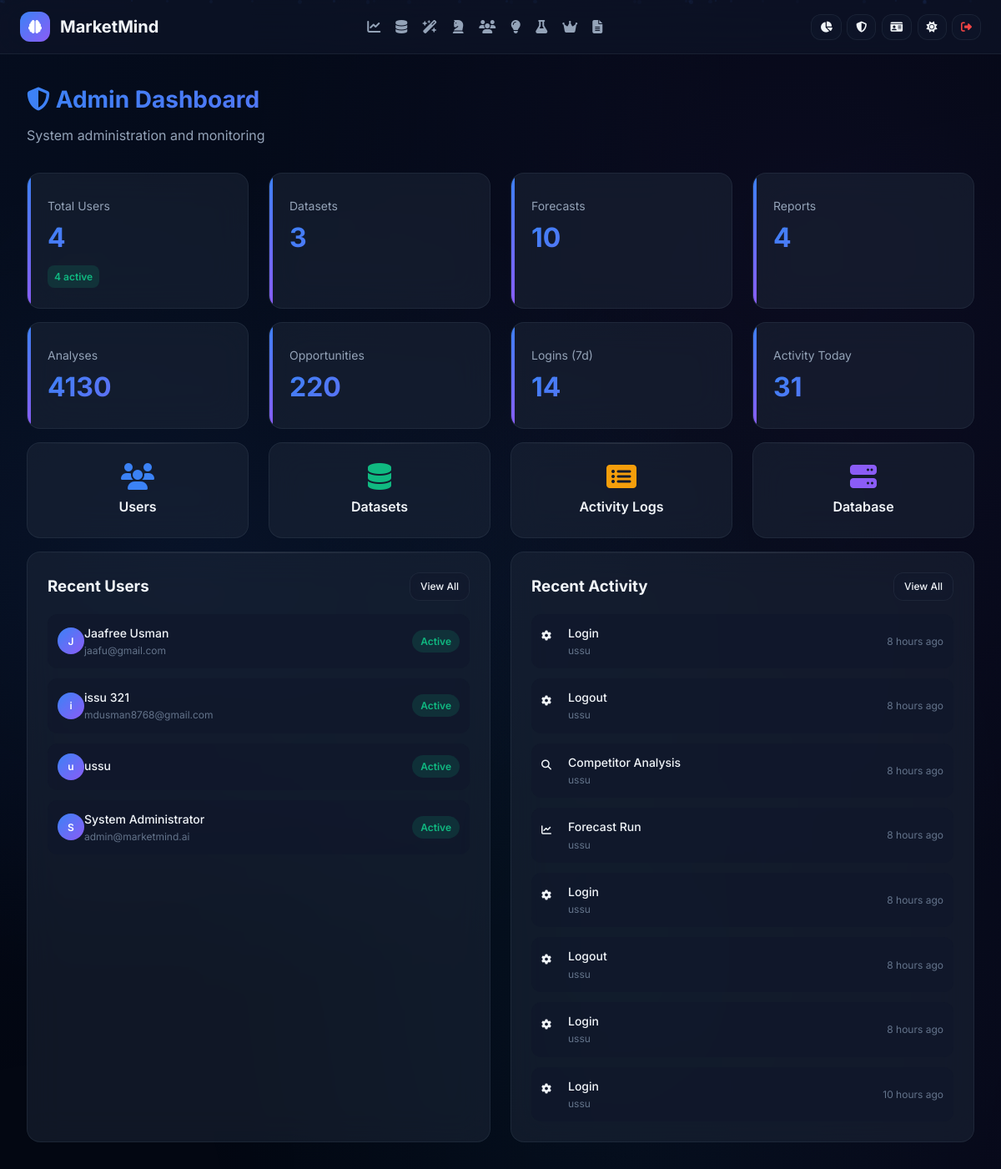
The page /admin (signed in) on the database its author committed.
### database/models.py (models this page shows, shortened)
class User(UserMixin, db.Model):
    __tablename__ = 'users'
    id = db.Column(db.Integer, primary_key=True)
    username = db.Column(db.String(80), unique=True, nullable=False, index=True)
    email = db.Column(db.String(120), unique=True, nullable=False, index=True)
    password_hash = db.Column(db.String(255), nullable=False)
    first_name = db.Column(db.String(50), nullable=True)
    last_name = db.Column(db.String(50), nullable=True)
    role = db.Column(db.String(20), default='user')
    is_active = db.Column(db.Boolean, default=True)
    is_verified = db.Column(db.Boolean, default=False)
    avatar_url = db.Column(db.String(255), nullable=True)
    bio = db.Column(db.Text, nullable=True)
    company = db.Column(db.String(100), nullable=True)
    job_title = db.Column(db.String(100), nullable=True)
    phone = db.Column(db.String(20), nullable=True)
    theme_preference = db.Column(db.String(10), default='dark')
    language = db.Column(db.String(10), default='en')
    timezone = db.Column(db.String(50), default='UTC')
    date_format = db.Column(db.String(20), default='YYYY-MM-DD')
    notification_enabled = db.Column(db.Boolean, default=True)
    two_factor_enabled = db.Column(db.Boolean, default=False)
    api_key = db.Column(db.String(64), unique=True, nullable=True)
    last_login = db.Column(db.DateTime, nullable=True)
    login_count = db.Column(db.Integer, default=0)
    created_at = db.Column(db.DateTime, default=datetime.now)
    updated_at = db.Column(db.DateTime, default=datetime.now, onupdate=datetime.now)
    datasets = db.relationship('Dataset', backref='user', lazy='dynamic', cascade='all, delete-orphan')
    reports = db.relationship('Report', backref='user', lazy='dynamic', cascade='all, delete-orphan')
    forecasts = db.relationship('Forecast', backref='user', lazy='dynamic', cascade='all, delete-orphan')
    activity_logs = db.relationship('ActivityLog', backref='user', lazy='dynamic', cascade='all, delete-orphan')
    login_history = db.relationship('LoginHistory', backref='user', lazy='dynamic', cascade='all, delete-orphan')
    @property
    def is_admin(self):
        return self.role in ['admin', 'superadmin']
    @property
    def full_name(self):
        if self.first_name and self.last_name:
            return f"{self.first_name} {self.last_name}"
        return self.username

class ActivityLog(db.Model):
    __tablename__ = 'activity_logs'
    id = db.Column(db.Integer, primary_key=True)
    user_id = db.Column(db.Integer, db.ForeignKey('users.id'), nullable=False, index=True)
    action = db.Column(db.String(100), nullable=False)
    details = db.Column(db.Text, nullable=True)
    ip_address = db.Column(db.String(45), nullable=True)
    user_agent = db.Column(db.String(255), nullable=True)
    created_at = db.Column(db.DateTime, default=datetime.now)

### app.py (the view)
@app.route('/admin')
@login_required
def admin_dashboard():
    if not current_user.is_admin:
        abort(403)
    if not MODULES_AVAILABLE['models']:
        return render_template('admin/dashboard.html', stats={}, recent_users=[], recent_activity=[], db_info={})
    stats = {
        'total_users': User.query.count(),
        'active_users': User.query.filter_by(is_active=True).count(),
        'total_datasets': Dataset.query.count(),
        'total_forecasts': Forecast.query.count(),
        'total_reports': Report.query.count(),
        'total_analyses': CompetitorAnalysis.query.count(),
        'total_opportunities': Opportunity.query.count(),
        'recent_logins': LoginHistory.query.filter(
            LoginHistory.created_at >= datetime.now() - timedelta(days=7)
        ).count(),
        'activities_today': ActivityLog.query.filter(
            ActivityLog.created_at >= datetime.now() - timedelta(days=1)
        ).count()
    }
    recent_users = User.query.order_by(User.created_at.desc()).limit(10).all()
    recent_activity = ActivityLog.query.order_by(ActivityLog.created_at.desc()).limit(20).all()
    db_info = {
        'size': get_db_size('marketmind.db'),
        'tables': ['users', 'datasets', 'forecasts', 'reports', 'competitor_analyses',
                  'consumer_insights', 'opportunities', 'scenario_simulations',
                  'activity_logs', 'login_history', 'analytics_cache', 'system_settings']
    }
    return render_template('admin/dashboard.html', stats=stats, recent_users=recent_users,
                         recent_activity=recent_activity, db_info=db_info)

### app.py (called while the page is built)
@app.context_processor
def inject_globals():
    return {
        'now': datetime.now(),
        'format_number': format_number,
        'format_currency': format_currency,
        'format_percentage': format_percentage,
        'score_to_color': score_to_color,
        'score_to_rating': score_to_rating,
        'time_ago': time_ago
    }

@login_manager.user_loader
def load_user(user_id):
    if MODULES_AVAILABLE['models']:
        return User.query.get(int(user_id))
    return None

@app.before_request
def before_request():
    if current_user.is_authenticated and MODULES_AVAILABLE['models']:
        current_user.updated_at = datetime.now()
        db.session.commit()

### utils.py (called while the page is built)
def time_ago(dt: datetime) -> str:
    if not dt:
        return "Unknown"
    now = datetime.now()
    diff = now - dt
    seconds = int(diff.total_seconds())
    if seconds < 60:
        return "Just now"
    elif seconds < 3600:
        return f"{seconds // 60} minute{'s' if seconds // 60 != 1 else ''} ago"
    elif seconds < 86400:
        return f"{seconds // 3600} hour{'s' if seconds // 3600 != 1 else ''} ago"
    elif seconds < 604800:
        return f"{seconds // 86400} day{'s' if seconds // 86400 != 1 else ''} ago"
    elif seconds < 2592000:
        return f"{seconds // 604800} week{'s' if seconds // 604800 != 1 else ''} ago"
    return f"{seconds // 2592000} month{'s' if seconds // 2592000 != 1 else ''} ago"

def get_db_size(db_path: str) -> str:
    try:
        size = os.path.getsize(db_path)
        if size < 1024:
            return f"{size} B"
        elif size < 1024 * 1024:
            return f"{size / 1024:.2f} KB"
        elif size < 1024 * 1024 * 1024:
            return f"{size / (1024 * 1024):.2f} MB"
        return f"{size / (1024 * 1024 * 1024):.2f} GB"
    except Exception:
        return "Unknown"

### templates/admin/dashboard.html (shortened to what this page needs)
{% extends 'base.html' %}
{% block content %}
<div class="page-container">
    <div class="page-header">
        <h1><i class="fas fa-shield-halved" style="color: var(--accent-purple);"></i> Admin Dashboard</h1>
        <p>System administration and monitoring</p>
    </div>
    <div class="grid-4 mb-4">
        <div class="kpi-card"><div class="kpi-label">Total Users</div><div class="kpi-value">{{ stats.total_users }}</div><div class="kpi-change positive">{{ stats.active_users }} active</div></div>
        <div class="kpi-card"><div class="kpi-label">Datasets</div><div class="kpi-value">{{ stats.total_datasets }}</div></div>
        <div class="kpi-card"><div class="kpi-label">Forecasts</div><div class="kpi-value">{{ stats.total_forecasts }}</div></div>
        <div class="kpi-card"><div class="kpi-label">Reports</div><div class="kpi-value">{{ stats.total_reports }}</div></div>
    </div>
    <div class="grid-4 mb-4">
        <div class="kpi-card"><div class="kpi-label">Analyses</div><div class="kpi-value">{{ stats.total_analyses }}</div></div>
        <div class="kpi-card"><div class="kpi-label">Opportunities</div><div class="kpi-value">{{ stats.total_opportunities }}</div></div>
        <div class="kpi-card"><div class="kpi-label">Logins (7d)</div><div class="kpi-value">{{ stats.recent_logins }}</div></div>
        <div class="kpi-card"><div class="kpi-label">Activity Today</div><div class="kpi-value">{{ stats.activities_today }}</div></div>
    </div>
    <div class="grid-4 mb-4">
        <a href="{{ url_for('admin_users') }}" class="glass-card" style="text-decoration: none; color: inherit; text-align: center;">
            <i class="fas fa-users" style="font-size: 2rem; color: var(--accent-blue); margin-bottom: 0.5rem;"></i>
            <div style="font-weight: 600;">Users</div>
        </a>
        <a href="{{ url_for('admin_datasets') }}" class="glass-card" style="text-decoration: none; color: inherit; text-align: center;">
            <i class="fas fa-database" style="font-size: 2rem; color: var(--accent-green); margin-bottom: 0.5rem;"></i>
            <div style="font-weight: 600;">Datasets</div>
        </a>
        <a href="{{ url_for('admin_activity') }}" class="glass-card" style="text-decoration: none; color: inherit; text-align: center;">
            <i class="fas fa-list-alt" style="font-size: 2rem; color: var(--accent-amber); margin-bottom: 0.5rem;"></i>
            <div style="font-weight: 600;">Activity Logs</div>
        </a>
        <a href="{{ url_for('admin_database') }}" class="glass-card" style="text-decoration: none; color: inherit; text-align: center;">
            <i class="fas fa-server" style="font-size: 2rem; color: var(--accent-purple); margin-bottom: 0.5rem;"></i>
            <div style="font-weight: 600;">Database</div>
        </a>
    </div>
    <div class="grid-2">
        <div class="glass-card">
            <div class="flex items-center justify-between mb-4">
                <h3>Recent Users</h3>
                <a href="{{ url_for('admin_users') }}" class="glass-btn" style="padding: 0.375rem 0.75rem; font-size: 0.75rem;">View All</a>
            </div>
            <div style="display: flex; flex-direction: column; gap: 0.75rem;">
                {% for u in recent_users[:8] %}
                <div class="flex items-center justify-between" style="padding: 0.75rem; background: var(--bg-glass); border-radius: var(--radius-md);">
                    <div class="flex items-center gap-3">
                        <div style="width: 32px; height: 32px; border-radius: 50%; background: var(--gradient-primary); display: flex; align-items: center; justify-content: center; font-size: 0.75rem; color: white; font-weight: 600;">
                            {{ u.first_name[0] if u.first_name else u.username[0] }}
                        </div>
                        <div>
                            <div style="font-size: 0.875rem; font-weight: 500;">{{ u.full_name }}</div>
                            <div style="font-size: 0.75rem; color: var(--text-muted);">{{ u.email }}</div>
                        </div>
                    </div>
                    <span class="badge badge-{{ 'success' if u.is_active else 'danger' }}">{{ 'Active' if u.is_active else 'Inactive' }}</span>
                </div>
                {% endfor %}
            </div>
        </div>
        <div class="glass-card">
            <div class="flex items-center justify-between mb-4">
                <h3>Recent Activity</h3>
                <a href="{{ url_for('admin_activity') }}" class="glass-btn" style="padding: 0.375rem 0.75rem; font-size: 0.75rem;">View All</a>
            </div>
            <div style="display: flex; flex-direction: column; gap: 0.75rem;">
                {% for a in recent_activity[:8] %}
                <div class="flex items-center justify-between" style="padding: 0.75rem; background: var(--bg-glass); border-radius: var(--radius-md);">
                    <div class="flex items-center gap-3">
                        <div class="feature-icon blue" style="width: 32px; height: 32px; font-size: 0.75rem;">
                            <i class="fas fa-{{ 'upload' if 'upload' in a.action else 'chart-line' if 'forecast' in a.action else 'search' if 'analysis' in a.action else 'cog' }}"></i>
                        </div>
                        <div>
                            <div style="font-size: 0.875rem; font-weight: 500;">{{ a.action.replace('_', ' ').title() }}</div>
                            <div style="font-size: 0.75rem; color: var(--text-muted);">{{ a.user.username if a.user else 'Unknown' }}</div>
                        </div>
                    </div>
                    <span style="font-size: 0.75rem; color: var(--text-muted);">{{ time_ago(a.created_at) }}</span>
                </div>
                {% endfor %}
            </div>
        </div>
    </div>
</div>
{% endblock %}

### rows shown on the page
User: first_name "J", full_name "Jaafree Usman", email "jaafu@gmail.com", is_active "Active"
User: first_name "i", full_name "issu 321", email "mdusman8768@gmail.com", is_active "Active"
User: first_name+username "u", full_name "ussu", is_active "Active"
User: first_name "S", full_name "System Administrator", email "admin@marketmind.ai", is_active "Active"
ActivityLog: action.replace "Login", user "ussu", created_at "8 hours ago"
ActivityLog: action.replace "Logout", user "ussu", created_at "8 hours ago"
ActivityLog: action.replace "Competitor Analysis", user "ussu", created_at "8 hours ago"
ActivityLog: action.replace "Forecast Run", user "ussu", created_at "8 hours ago"
ActivityLog: action.replace "Login", user "ussu", created_at "8 hours ago"
ActivityLog: action.replace "Logout", user "ussu", created_at "8 hours ago"
ActivityLog: action.replace "Login", user "ussu", created_at "8 hours ago"
ActivityLog: action.replace "Login", user "ussu", created_at "10 hours ago"

### other values the page prints
{{ stats.total_users }} "4"
{{ stats.active_users }} "4"
{{ stats.total_datasets }} "3"
{{ stats.total_forecasts }} "10"
{{ stats.total_reports }} "4"
{{ stats.total_analyses }} "4130"
{{ stats.total_opportunities }} "220"
{{ stats.recent_logins }} "14"
{{ stats.activities_today }} "31"
